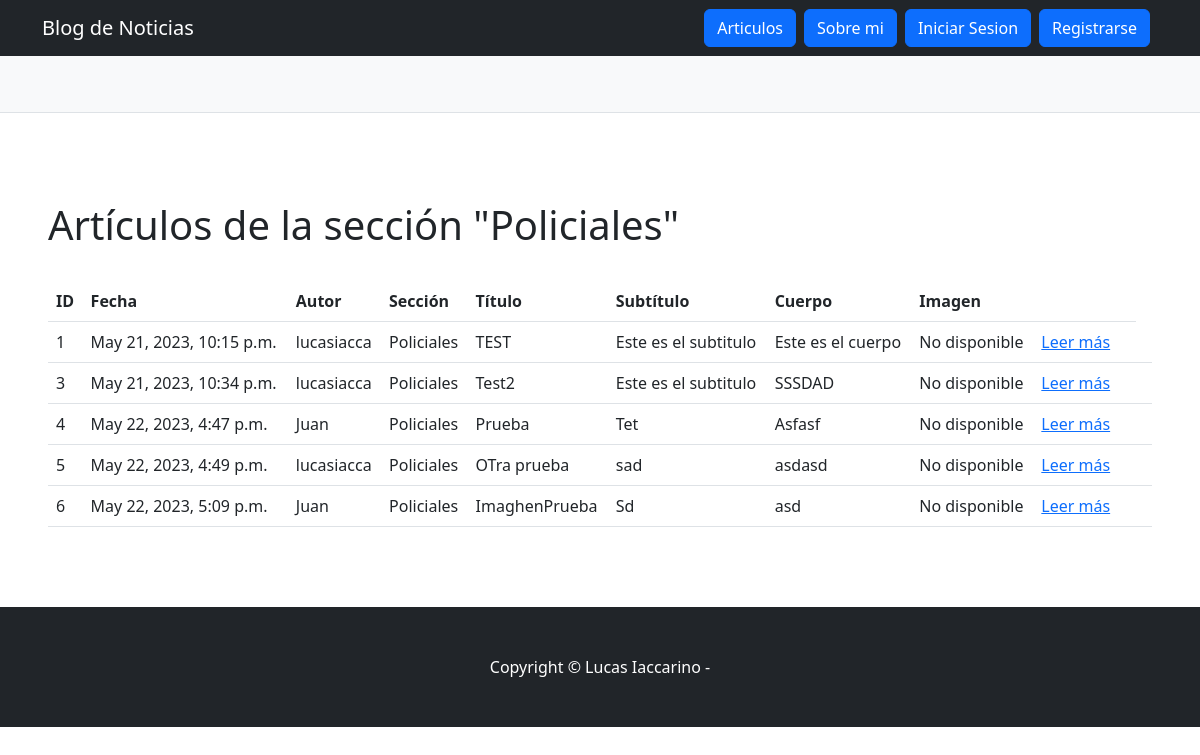
The page /pages/section/Policiales/ on the database as committed earlier.
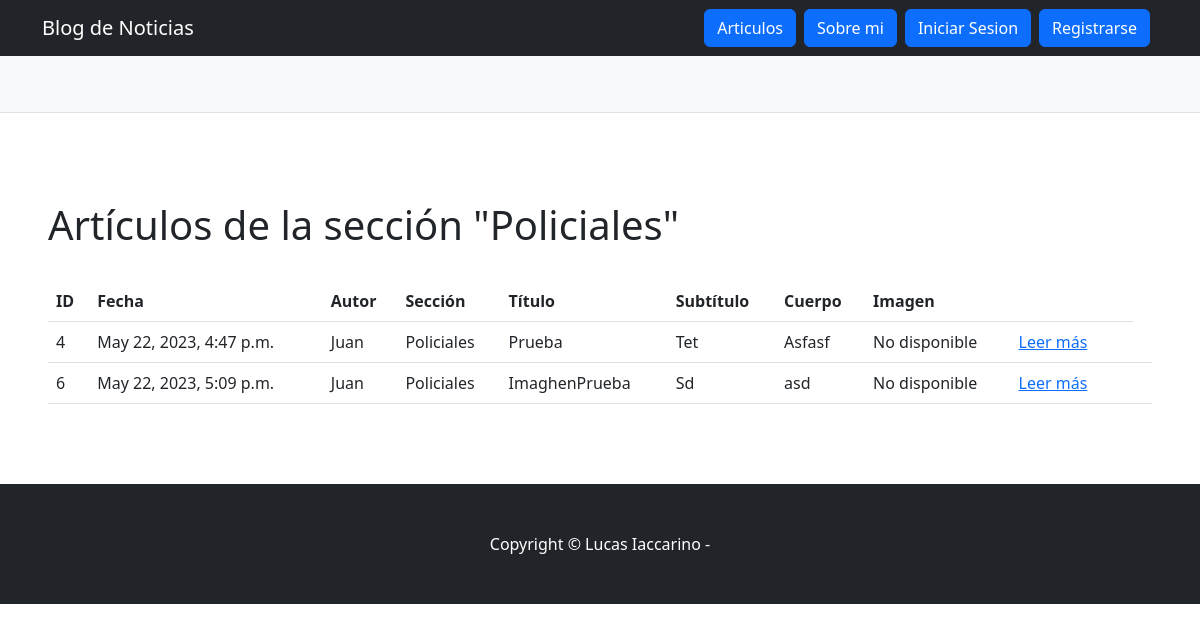
The same page on the database as committed later.
### blog_app/models.py (models this page shows, shortened)
class Articulo(models.Model):
    titulo = models.CharField(max_length=100)
    subtitulo = models.CharField(max_length=200)
    cuerpo = models.TextField()
    fecha=models.DateTimeField(default=timezone.now)
    SECCION_CHOICES = (("Policiales", "Policiales"),("Deportes", "Deportes"),("Politica", "Politica"),("Interes General", "Interes General"),)
    seccion = models.CharField(max_length=1028, choices=SECCION_CHOICES)
    autor = models.ForeignKey(User, on_delete=models.CASCADE)
    imagen_articulo = models.ImageField(upload_to='imagenes/', null=True, blank=True)

### blog_app/views.py (the view)
# urls.py: path("section/<str:seccion>/", ArticuloSectionListView.as_view(), name="articulos_seccion"),
class ArticuloSectionListView(ListView):
    model = Articulo
    template_name = "blog_app/lista_busqueda.html"
    def get_queryset(self):
        queryset = super().get_queryset()
        seccion = self.kwargs.get('seccion')  # Obtener el valor de la sección desde la URL
        if seccion:
            queryset = queryset.filter(seccion=seccion)
        return queryset
    def get_context_data(self, **kwargs):
        context = super().get_context_data(**kwargs)
        seccion = self.kwargs.get('seccion')  # Obtener el valor de la sección desde la URL
        if seccion:
            context['seccion'] = seccion
            if not context['object_list']:
                context['mensaje'] = "No hay artículos en esta sección."
        else:
            context['seccion'] = ""
        return context

### blog_app/templates/blog_app/lista_busqueda.html (shortened to what this page needs)
{% extends "blog_app/base.html" %}
{% block contenido %}
{% load static %}
<section>
  <div>
    <h1>Artículos de la sección "{{ seccion }}"</h1>
    <br>
    {% if object_list %}
    <table class="table">
      <thead>
        <tr>
          <th>ID</th>
          <th>Fecha</th>
          <th>Autor</th>
          <th>Sección</th>
          <th>Título</th>
          <th>Subtítulo</th>
          <th>Cuerpo</th>
          <th>Imagen</th>
          <th></th>
          <th></th>
        </tr>
      </thead>
      <tbody>
        {% for articulo in object_list %}
        <tr>
          <td>{{ articulo.id }}</td>
          <td>{{ articulo.fecha }}</td>
          <td>{{ articulo.autor }}</td>
          <td>{{ articulo.seccion }}</td>
          <td>{{ articulo.titulo }}</td>
          <td>{{ articulo.subtitulo }}</td>
          <td>{{ articulo.cuerpo }}</td>
          <td>
            {% if articulo.imagen %}
              <img src="{{ articulo.imagen.url }}" alt="{{ articulo.titulo }}">
            {% else %}
              No disponible
            {% endif %}
          </td>
          <td>
            <a href="{% url 'ver_articulo' articulo.id %}">Leer más</a>
          </td>
          <td>
          </td>
          <td>
          </td>
        </tr>
        {% endfor %}
      </tbody>
    </table>
    {% else %}
       No hay articulos para esta sección
    {%endif %}
  </div>
</section>
{% endblock contenido %}

Rows that differ between the two databases and show on the page:
removed Articulo: id "1", fecha "May 21, 2023, 10:15 p.m.", autor "lucasiacca", seccion "Policiales", titulo "TEST", subtitulo "Este es el subtitulo", cuerpo "Este es el cuerpo", shows "No disponible"
removed Articulo: id "3", fecha "May 21, 2023, 10:34 p.m.", autor "lucasiacca", seccion "Policiales", titulo "Test2", subtitulo "Este es el subtitulo", cuerpo "SSSDAD", shows "No disponible"
removed Articulo: id "5", fecha "May 22, 2023, 4:49 p.m.", autor "lucasiacca", seccion "Policiales", titulo "OTra prueba", subtitulo "sad", cuerpo "asdasd", shows "No disponible"
